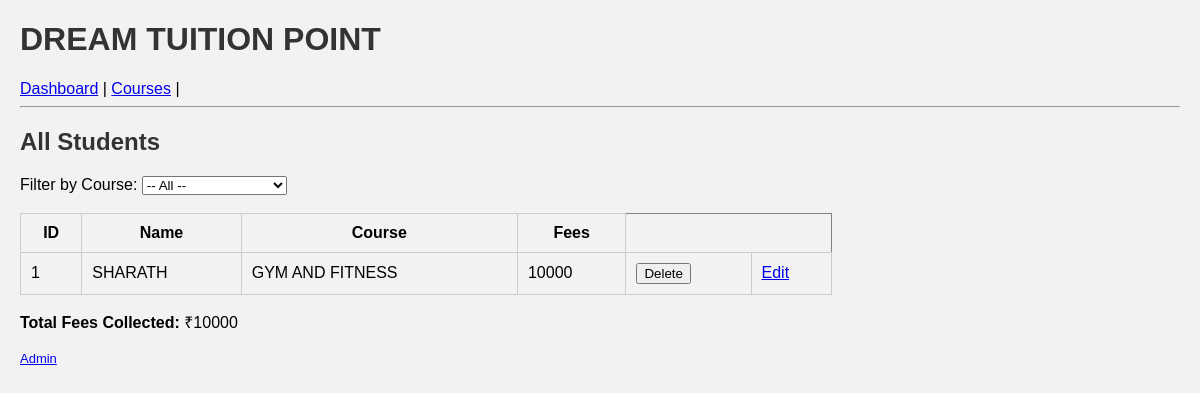
Before: /students with the older database file.
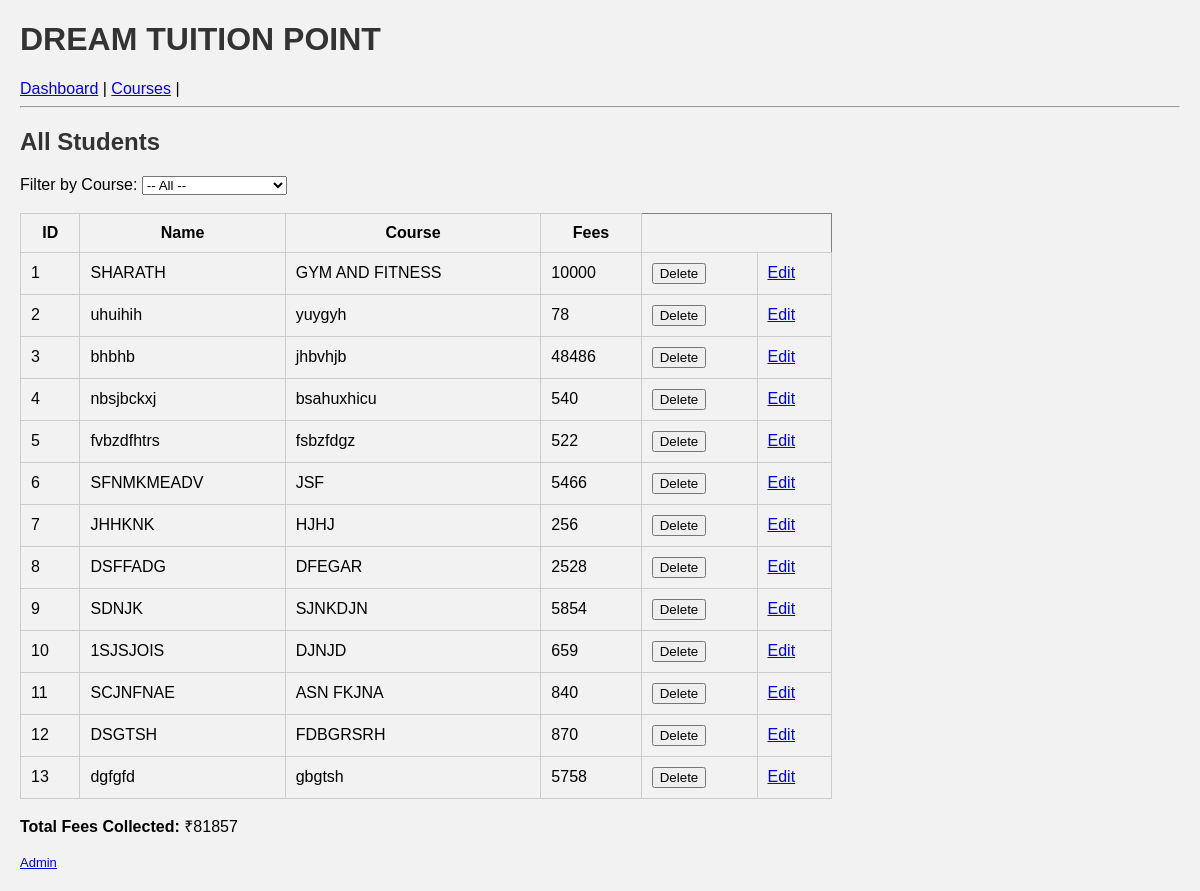
After: the same page with the newer database file.
### tables this page shows
CREATE TABLE students (
    id INTEGER PRIMARY KEY AUTOINCREMENT,
    name TEXT NOT NULL,
    course TEXT NOT NULL,
    fees INTEGER NOT NULL
);

### app.py (the view)
@app.route('/students')
def students():
    course_filter = request.args.get('course')
    conn = sqlite3.connect('database.db')
    cur = conn.cursor()
    if course_filter:
        cur.execute("SELECT * FROM students WHERE course = ?", (course_filter,))
    else:
        cur.execute("SELECT * FROM students")
    students = cur.fetchall()
    cur.execute("SELECT DISTINCT course FROM students")
    courses = cur.fetchall()
    if course_filter:
        cur.execute("SELECT SUM(fees) FROM students WHERE course = ?", (course_filter,))
    else:
        cur.execute("SELECT SUM(fees) FROM students")
    total_fees = cur.fetchone()[0] or 0
    conn.close()
    return render_template('admin/students.html', students=students, courses=courses,
                           selected_course=course_filter, total_fees=total_fees, page="students")

### app.py (called while the page is built)
@app.before_request
def set_role():
    session.setdefault('role', 'student')  # or 'student'

### templates/admin/students.html (shortened to what this page needs)
{% extends "layout.html" %}
{% block content %}
<h2>All Students</h2>
<form method="get" action="{{ url_for('students') }}">
    <label for="course">Filter by Course:</label>
    <select name="course" id="course" onchange="this.form.submit()">
        <option value="">-- All --</option>
    </select>
</form>
<br>
<table border="1">
    <tr><th>ID</th><th>Name</th><th>Course</th><th>Fees</th></tr>
    {% for student in students %}
    <tr>
        <td>{{ student[0] }}</td>
        <td>{{ student[1] }}</td>
        <td>{{ student[2] }}</td>
        <td>{{ student[3] }}</td>
        <td>
            <form action="/delete/{{ student[0] }}" method="POST" style="display:inline;">
                <input type="submit" value="Delete">
            </form>
        </td>
        <td>
            <a href="/edit/{{ student[0] }}">Edit</a>
        </td>
    </tr>
    {% endfor %}
</table>
<p><strong>Total Fees Collected:</strong> ₹{{ total_fees }}</p>
{% endblock %}

### templates/layout.html (shortened to what this page needs)
<!DOCTYPE html>
<html>
    <head>
        <link rel="stylesheet" href="{{ url_for('static', filename='style.css') }}">
    </head>
<body class="{{ page }}">
    <h1>DREAM TUITION POINT</h1>
    {% if session.get('role') == 'admin' %}
    <a href="/students">Students</a>  |
    <a href="/add">Add Student</a>  |
    <a href="/courses">Courses</a>  |
    <a href="/addcourse">Add Course</a> |
    <a href="/logout">Logout</a>
  {% else %}
    <a href="/student_home">Dashboard</a>   |
    <a href="/available_courses">Courses</a>  |
  {% endif %}
    <hr>
    {% block content %}{% endblock %}
    {% if session.get('role') != 'admin' %}
    <footer>
        <a href="/admin_login" style="font-size: small;">Admin</a>
    </footer>
    {% endif %}
</body>
</html>

### static/style.css (style rules this page uses)
body { font-family: Arial; margin: 20px; background-color: #f2f2f2; }
h1, h2 { color: #333; }
table { border-collapse: collapse; width: 70%; }
th, td { padding: 10px; border: 1px solid #ccc; }

Changed rows visible on the page:
added students: id "2", name "uhuihih", course "yuygyh", fees "78"
added students: id "3", name "bhbhb", course "jhbvhjb", fees "48486"
added students: id "4", name "nbsjbckxj", course "bsahuxhicu", fees "540"
added students: id "5", name "fvbzdfhtrs", course "fsbzfdgz", fees "522"
added students: id "6", name "SFNMKMEADV", course "JSF", fees "5466"
added students: id "7", name "JHHKNK", course "HJHJ", fees "256"
added students: id "8", name "DSFFADG", course "DFEGAR", fees "2528"
added students: id "9", name "SDNJK", course "SJNKDJN", fees "5854"
added students: id "10", name "1SJSJOIS", course "DJNJD", fees "659"
added students: id "11", name "SCJNFNAE", course "ASN FKJNA", fees "840"
added students: id "12", name "DSGTSH", course "FDBGRSRH", fees "870"
added students: id "13", name "dgfgfd", course "gbgtsh", fees "5758"
Other visible differences:
{{ total_fees }}: "10000" → "81857"
